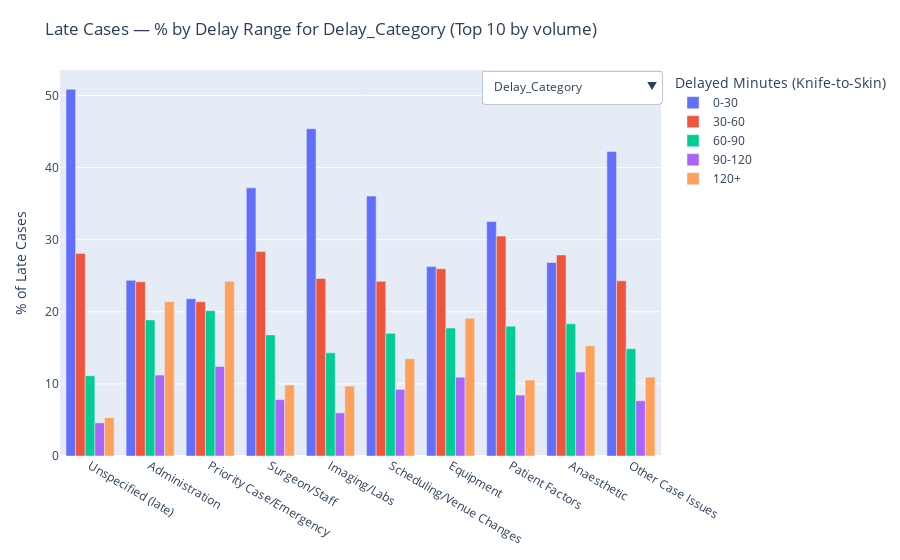

Write notebook code for a chart like this one.
### Code cell
# --- Clustered bar chart of late cases by category and delay ranges (pivot fix + legend title) ---
import pandas as pd
import numpy as np
import plotly.graph_objects as go

# ===== CONFIG =====
DATA_PATH = "C:/Users/egtay/Downloads/Telegram Desktop/Final_Cleaned_Dataset_OPTIC_7.csv"
VALUE_COL = "KNIFE_START_DELAY"
LATE_COL  = "Is_Late"
TOP_K     = 10

CATEGORY_MAP = {
    "Delay_Category": "Delay_Category",
    "LOCATION": "LOCATION",
    "ROOM": "ROOM",
    "EQUIPMENT": "__EQUIPMENT_SPLIT__",
    "EMERGENCY_PRIORITY": "EMERGENCY_PRIORITY",
    "DISCIPLINE": "DISCIPLINE",
    "ANESTHESIA": "ANESTHESIA", 
    "ADMISSION_CLASS_TYPE": "ADMISSION_CLASS_TYPE",
    "ADMISSION_WARD": "ADMISSION_WARD",
    "ADMISSION_BED": "ADMISSION_BED",
    "AOH": "AOH",
    "BLOOD": "BLOOD",
    "IMPLANT": "__IMPLANT_BIN__",
    "CANCER_INDICATOR": "CANCER_INDICATOR",
    "TRAUMA_INDICATOR": "TRAUMA_INDICATOR",
}

# ===== LOAD =====
df = pd.read_csv(DATA_PATH)
df[VALUE_COL] = pd.to_numeric(df[VALUE_COL], errors="coerce")
df = df.dropna(subset=[VALUE_COL]).copy()

if LATE_COL not in df.columns:
    raise KeyError("Column 'Is_Late' not found in dataset.")

# Keep only LATE cases
df = df[df[LATE_COL] == 1].copy()

# ===== EQUIPMENT split =====
if "EQUIPMENT" in df.columns:
    eq = (
        df[["OPERATION_ID", "EQUIPMENT"]]
        .assign(EQUIPMENT=lambda d: d["EQUIPMENT"].astype(str).fillna("").str.split(","))
        .explode("EQUIPMENT")
    )
    eq["EQUIPMENT"] = eq["EQUIPMENT"].astype(str).str.strip()
    eq.loc[eq["EQUIPMENT"].isin(["", "nan", "None", "NULL", "none", "null"]), "EQUIPMENT"] = np.nan
    eq = eq.dropna(subset=["EQUIPMENT"])
    df_eq = df.merge(eq, on="OPERATION_ID", how="left", suffixes=("", "_x"))
    df_eq["__EQUIPMENT_SPLIT__"] = df_eq["EQUIPMENT_x"]
else:
    df_eq = df.copy()
    df_eq["__EQUIPMENT_SPLIT__"] = np.nan

# ===== IMPLANT binary =====
if "IMPLANT" in df.columns:
    def to_implant_bin(s):
        try:
            v = float(s)
            return "No implant" if v == 0 else "Has implant"
        except:
            return "Has implant"
    df["__IMPLANT_BIN__"] = df["IMPLANT"].astype(str).map(to_implant_bin)
else:
    df["__IMPLANT_BIN__"] = np.nan

# ===== Delay bins =====
bins = [0, 30, 60, 90, 120, np.inf]
bin_labels = ["0-30", "30-60", "60-90", "90-120", "120+"]

def get_working_df(label: str):
    col = CATEGORY_MAP[label]
    base = df_eq if col == "__EQUIPMENT_SPLIT__" else df
    w = base.copy()
    if col in w.columns:
        w[col] = w[col].astype(str).str.strip()
        w.loc[w[col].isin(["", "nan", "None", "NULL", "none", "null"]), col] = np.nan
        w[col] = w[col].fillna("Unspecified")
    return w, col

def select_top_by_volume(w: pd.DataFrame, col: str, k: int = TOP_K) -> pd.DataFrame:
    counts = w[col].value_counts()
    if len(counts) > k:
        w = w[w[col].isin(counts.iloc[:k].index)]
    return w

def make_clustered_pivot(label: str):
    """
    Returns:
      order_levels: list of category levels kept (top-K by volume)
      pivot_pct: DataFrame indexed by levels, columns=bin_labels, values=percentages (filled 0)
      pivot_cnt: same shape with counts
      pivot_med: same shape with medians (NaN where empty)
    """
    w, col = get_working_df(label)
    if col not in w.columns or w.empty:
        return [], pd.DataFrame(), pd.DataFrame(), pd.DataFrame()

    w = select_top_by_volume(w, col, TOP_K)

    w["Delay_Bin"] = pd.cut(w[VALUE_COL], bins=bins, labels=bin_labels, right=False, include_lowest=True)

    gb = w.groupby([col, "Delay_Bin"], observed=False)[VALUE_COL]
    agg = gb.agg(count="count", median="median").reset_index()

    totals = w.groupby(col, observed=False)[VALUE_COL].count().rename("total").reset_index()
    agg = agg.merge(totals, on=col, how="left")
    agg["pct"] = (agg["count"] / agg["total"] * 100).astype(float)

    order_levels = totals.sort_values("total", ascending=False)[col].astype(str).tolist()

    pivot_pct = agg.pivot(index=col, columns="Delay_Bin", values="pct").reindex(index=order_levels, columns=bin_labels).fillna(0.0)
    pivot_cnt = agg.pivot(index=col, columns="Delay_Bin", values="count").reindex(index=order_levels, columns=bin_labels).fillna(0).astype(int)
    pivot_med = agg.pivot(index=col, columns="Delay_Bin", values="median").reindex(index=order_levels, columns=bin_labels)
    pivot_med = pivot_med.round(1)

    return order_levels, pivot_pct, pivot_cnt, pivot_med

# Build figure with dropdown
fig = go.Figure()
buttons, masks = [], []
trace_offset = 0
bundle = {}  # label -> (order_levels, pct, cnt, med)

for label in CATEGORY_MAP.keys():
    order_levels, pivot_pct, pivot_cnt, pivot_med = make_clustered_pivot(label)
    bundle[label] = (order_levels, pivot_pct, pivot_cnt, pivot_med)

    if len(order_levels) == 0:
        masks.append([False] * trace_offset)
        continue

    for b in bin_labels:
        y_vals = pivot_pct[b].values
        c_vals = pivot_cnt[b].values
        m_vals = pivot_med[b].values  # may contain NaN
        med_disp = np.where(np.isnan(m_vals), "", np.round(m_vals, 1))

        fig.add_trace(go.Bar(
            x=order_levels,
            y=y_vals,
            customdata=np.c_[c_vals, med_disp],
            name=b,
            hovertemplate=(
                "Delayed Minutes (Knife-to-Skin): <b>" + b + "</b><br>"
                "%{x}<br>"
                "Pct late: %{y:.1f}%<br>"
                "Cases: %{customdata[0]}<br>"
                "Median: %{customdata[1]} min<extra></extra>"
            )
        ))

    n_new = len(bin_labels)
    masks.append([False] * trace_offset + [True] * n_new)
    trace_offset += n_new

# Pad masks to full trace count
total_traces = trace_offset
masks = [m + [False] * (total_traces - len(m)) for m in masks]

# Dropdown buttons
for label, mask in zip(CATEGORY_MAP.keys(), masks):
    buttons.append(dict(
        label=label,
        method="update",
        args=[
            {"visible": mask},
            {
                "title": f"Late Cases — % by Delay Range for {label} (Top 10 by volume)",
                "yaxis": {"title": "% of Late Cases"},
                "xaxis": {"title": label},
                "barmode": "group",
                "legend": {"title": {"text": "Delayed Minutes (Knife-to-Skin)"}},
            },
        ]
    ))

# ===== Initial visibility fix: show ALL 5 bins for Delay_Category on first load =====
# Find index of Delay_Category within CATEGORY_MAP and apply its mask
labels_list = list(CATEGORY_MAP.keys())
initial_idx = labels_list.index("Delay_Category") if "Delay_Category" in labels_list else 0

# If that category had no data (mask all False), fall back to the first non-empty mask
if not any(masks[initial_idx]):
    for i, m in enumerate(masks):
        if any(m):
            initial_idx = i
            break

# Apply initial visibility mask
for i in range(total_traces):
    fig.data[i].visible = masks[initial_idx][i]

# Set initial layout to match the initial category
initial_label = labels_list[initial_idx]
fig.update_layout(
    title=f"Late Cases — % by Delay Range for {initial_label} (Top 10 by volume)",
    yaxis_title="% of Late Cases",
    barmode="group",
    legend_title_text="Delayed Minutes (Knife-to-Skin)",
    updatemenus=[dict(
        type="dropdown",
        x=1.0, xanchor="right",  
        y=1.0, yanchor="top",
        buttons=buttons,
        showactive=True
    )],
    margin=dict(l=60, r=30, t=70, b=80)
)

fig.show()
